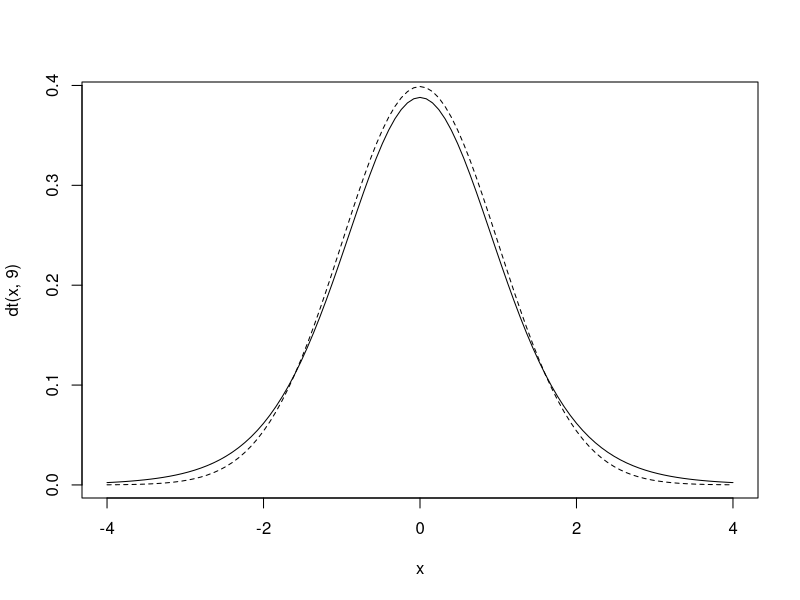
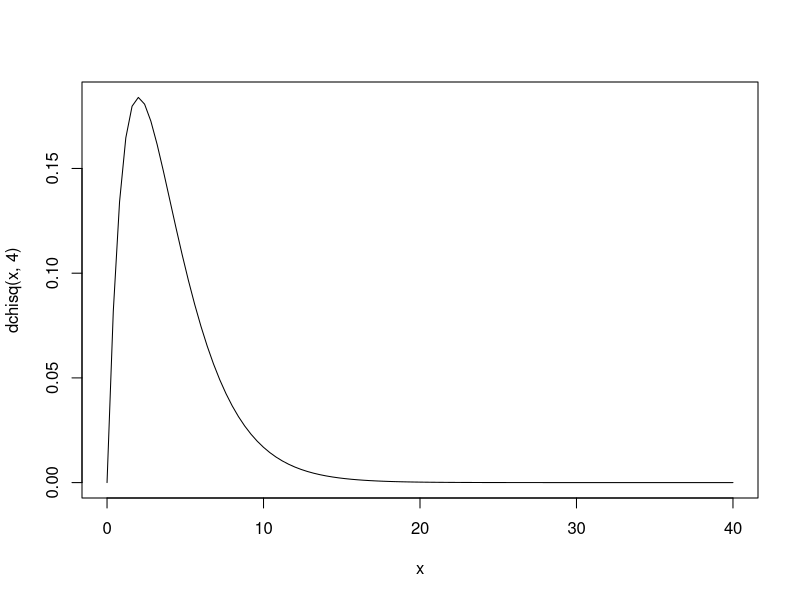

These charts were generated, in order, by the following R code:
## ---- chunk 1
knitr::opts_chunk$set(echo = TRUE,warning=FALSE,message=FALSE,comment='> ')
## ---- chunk 2
qt(0.025,9)
## ---- chunk 3
qt(0.975,9)
## ---- chunk 4
x <- rnorm(10)
t.test(x)
## ---- chunk 5
x <- seq(-4, 4, 0.01)
curve(dt(x, 9),-4,4,type="l")
curve(dnorm(x),-4,4,type="l",lty=2,add=T)
## ---- chunk 6
qchisq(0.975,4)
## ---- chunk 7
qchisq(0.025,4)
## ---- chunk 8
x <- seq(-4, 4, 0.01)
curve(dchisq(x, 4),0,40,type="l")
